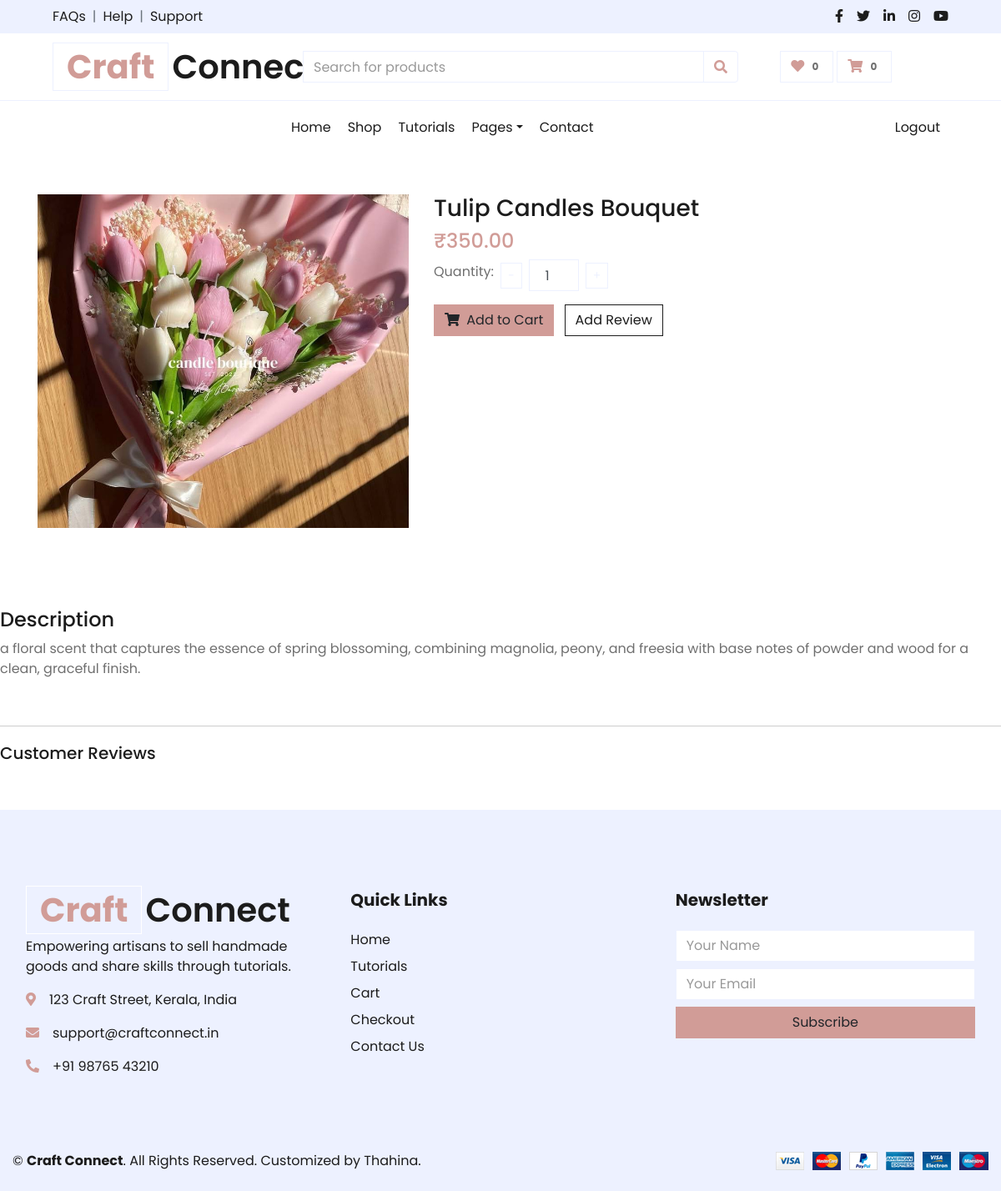
The page /home/detail.php?id=7 on the database its author committed.
### tables this page shows
CREATE TABLE `products` (
  `id` int(11) NOT NULL,
  `seller_id` int(11) NOT NULL,
  `name` varchar(100) NOT NULL,
  `description` text DEFAULT NULL,
  `category` varchar(50) NOT NULL,
  `price` decimal(10,2) NOT NULL,
  `stock` int(11) NOT NULL,
  `image_url` varchar(255) DEFAULT NULL,
  `created_at` datetime DEFAULT current_timestamp()
);

### home/detail.php (the view, shortened to what this page needs)
<?php
$conn = mysqli_connect("localhost", "root", "", "craftconnect");
$product_id = intval($_GET['id']);
$stmt = $conn->prepare("SELECT * FROM products WHERE id = ?");
$stmt->bind_param("i", $product_id);
$stmt->execute();
$result = $stmt->get_result();
$product = $result->fetch_assoc();
?>
<!DOCTYPE html>
<html lang="en">
<head>
    <link href="https://cdnjs.cloudflare.com/ajax/libs/font-awesome/5.10.0/css/all.min.css" rel="stylesheet">
    <link href="https://stackpath.bootstrapcdn.com/bootstrap/4.4.1/css/bootstrap.min.css" rel="stylesheet">
    <link href="css/style.css" rel="stylesheet">
</head>
<body>
<div class="container-fluid">
    <div class="row bg-secondary py-2 px-xl-5">
        <div class="col-lg-6 d-none d-lg-block">
            <div class="d-inline-flex align-items-center">
                <a class="text-dark" href="">FAQs</a>
                <span class="text-muted px-2">|</span>
                <a class="text-dark" href="">Help</a>
                <span class="text-muted px-2">|</span>
                <a class="text-dark" href="">Support</a>
            </div>
        </div>
        <div class="col-lg-6 text-center text-lg-right">
            <div class="d-inline-flex align-items-center">
                <a class="text-dark px-2" href="#"><i class="fab fa-facebook-f"></i></a>
                <a class="text-dark px-2" href="#"><i class="fab fa-twitter"></i></a>
                <a class="text-dark px-2" href="#"><i class="fab fa-linkedin-in"></i></a>
                <a class="text-dark px-2" href="#"><i class="fab fa-instagram"></i></a>
                <a class="text-dark pl-2" href="#"><i class="fab fa-youtube"></i></a>
            </div>
        </div>
    </div>
    <div class="row align-items-center py-3 px-xl-5">
        <div class="col-lg-3 d-none d-lg-block">
            <a href="index.php" class="text-decoration-none">
                <h1 class="m-0 display-5 font-weight-semi-bold">
                    <span class="text-primary font-weight-bold border px-3 mr-1">Craft</span>Connect
                </h1>
            </a>
        </div>
        <div class="col-lg-6 col-6 text-left ml-4">
            <form>
                <div class="input-group">
                    <input type="text" class="form-control" placeholder="Search for products">
                    <div class="input-group-append">
                        <span class="input-group-text bg-transparent text-primary"><i class="fa fa-search"></i></span>
                    </div>
                </div>
            </form>
        </div>
        <div class="col-md-2 col-2 text-right">
            <a href="#" class="btn border">
                <i class="fas fa-heart text-primary"></i>
                <span class="badge">0</span>
            </a>
            <a href="cart.php" class="btn border">
                <i class="fas fa-shopping-cart text-primary"></i>
                <span class="badge">0</span>
            </a>
        </div>
    </div>
</div>
    <div class="container-fluid">
        <div class="row border-top px-xl-5">
            <div class="col-lg-3 d-none d-lg-block"></div>
            <div class="col-lg-9">
                <nav class="navbar navbar-expand-lg bg-light navbar-light py-3 py-lg-0 px-0">
                    <div class="collapse navbar-collapse justify-content-between" id="navbarCollapse">
                        <div class="navbar-nav mr-auto py-0">
                            <a href="index.php" class="nav-item nav-link">Home</a>
                            <a href="shop.php" class="nav-item nav-link">Shop</a>
                            <a href="tutorial.php" class="nav-item nav-link">Tutorials</a>
                            <div class="nav-item dropdown">
                                <a href="#" class="nav-link dropdown-toggle" data-toggle="dropdown">Pages</a>
                            </div>
                            <a href="contact.php" class="nav-item nav-link">Contact</a>
                        </div>
                        <div class="navbar-nav ml-auto py-0">
                            <a href="logout.php" class="nav-item nav-link">Logout</a>
                        </div>
                    </div>
                </nav>
            </div>
        </div>
    </div>
<div class="container py-5">
    <div class="row">
        <div class="col-md-5">
            <?php
                $img = !empty($product['image_url']) ? 'img/' . basename($product['image_url']) : 'img/no-image.png';
            ?>
            <img src="<?php echo $img; ?>"
                 alt="<?php echo htmlspecialchars($product['name']); ?>"
                 class="img-fluid"
                 style="width:100%; height:400px; object-fit:cover;">
        </div>
        <div class="col-md-7">
            <h3><?php echo htmlspecialchars($product['name']); ?></h3>
            <p class="text-primary h4">₹<?php echo htmlspecialchars($product['price']); ?></p>
            <div class="d-flex align-items-center mb-3">
                <label class="mr-2">Quantity:</label>
                <button class="btn btn-sm btn-outline-secondary" onclick="changeQty(-1)">-</button>
                <input type="number" class="form-control quantity-input mx-2" id="quantity" value="1" min="1">
                <button class="btn btn-sm btn-outline-secondary" onclick="changeQty(1)">+</button>
            </div>
            <a href="cart.php?id=<?php echo $product['id']; ?>&qty=1" class="btn btn-primary">
                <i class="fa fa-shopping-cart mr-1"></i> Add to Cart
            </a>
            <button class="btn btn-outline-dark ml-2" data-toggle="modal" data-target="#reviewModal">Add Review</button>
        </div>
    </div>
</div>
    <div class="row mt-5">
        <div class="col-md-12">
            <h4>Description</h4>
            <p><?php echo nl2br(htmlspecialchars($product['description'])); ?></p>
        </div>
    </div>
    <div class="row review-box">
        <div class="col-md-12">
            <h5>Customer Reviews</h5>
        </div>
    </div>
    <div class="container-fluid bg-secondary text-dark mt-5 pt-5">
        <div class="row px-3 pt-5">
            <div class="col-lg-4 col-md-12 mb-5">
                <h1 class="display-5 font-weight-semi-bold"><span class="text-primary font-weight-bold border border-white px-3 mr-1">Craft</span>Connect</h1>
                <p>Empowering artisans to sell handmade goods and share skills through tutorials.</p>
                <p><i class="fa fa-map-marker-alt text-primary mr-3"></i>123 Craft Street, Kerala, India</p>
                <p><i class="fa fa-envelope text-primary mr-3"></i>support@craftconnect.in</p>
                <p><i class="fa fa-phone-alt text-primary mr-3"></i>+91 98765 43210</p>
            </div>
            <div class="col-lg-4 col-md-6 mb-5">
                <h5 class="font-weight-bold mb-4">Quick Links</h5>
                <a class="text-dark mb-2 d-block" href="index.php">Home</a>
                <a class="text-dark mb-2 d-block" href="tutorials.php">Tutorials</a>
                <a class="text-dark mb-2 d-block" href="cart.php">Cart</a>
                <a class="text-dark mb-2 d-block" href="checkout.php">Checkout</a>
                <a class="text-dark d-block" href="contact.php">Contact Us</a>
            </div>
            <div class="col-lg-4 col-md-6 mb-5">
                <h5 class="font-weight-bold mb-4">Newsletter</h5>
                <form>
                    <input type="text" class="form-control mb-2" placeholder="Your Name" required>
                    <input type="email" class="form-control mb-2" placeholder="Your Email" required>
                    <button class="btn btn-primary btn-block" type="submit">Subscribe</button>
                </form>
            </div>
        </div>
        <div class="row border-top py-4">
            <div class="col-md-6 text-center text-md-left">
                &copy; <strong>Craft Connect</strong>. All Rights Reserved. Customized by Thahina.
            </div>
            <div class="col-md-6 text-center text-md-right">
                <img class="img-fluid" src="img/payments.png" alt="Payment Methods">
            </div>
        </div>
    </div>
  </body>
</html>

### home/detail.php (style rules this page uses)
body { font-family: 'Poppins', sans-serif; }
.quantity-input { width: 60px; text-align: center; }
.review-box { border-top: 1px solid #ccc; margin-top: 40px; padding-top: 20px; }

### rows shown on the page
products: image_url (picture), name "Tulip Candles Bouquet", price "350.00", description "a floral scent that captures the essence of spring blossoming, combining magnolia, peony, and freesia with base notes of powder and wood for a clean, graceful finish."
